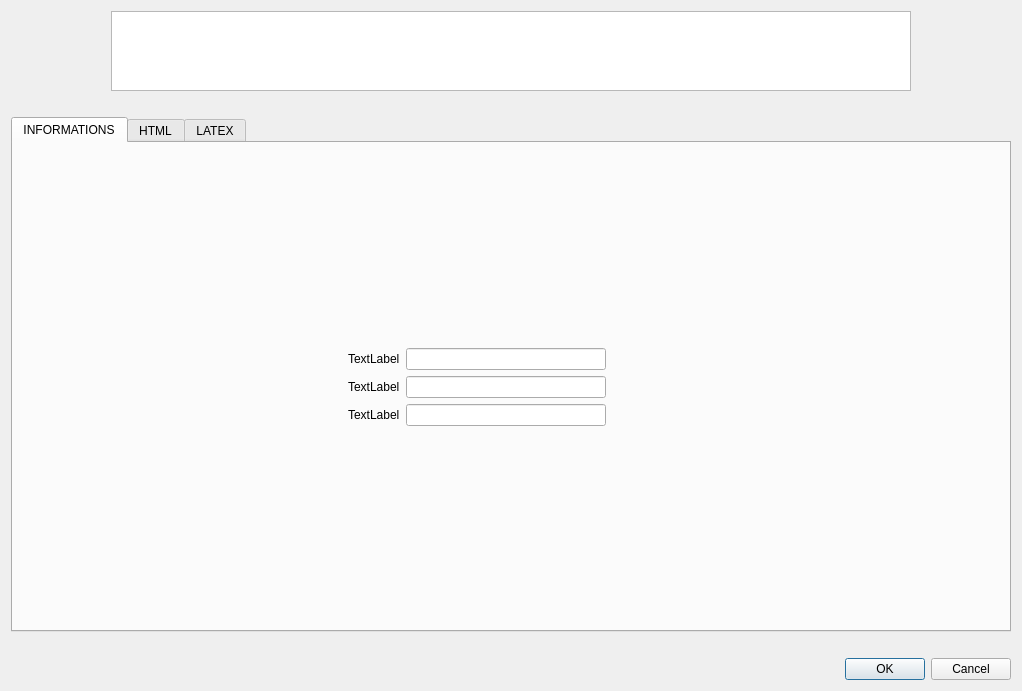
<?xml version="1.0" encoding="UTF-8"?>
<ui version="4.0">
 <class>Dialog</class>
 <widget class="QDialog" name="Dialog">
  <property name="geometry">
   <rect>
    <x>0</x>
    <y>0</y>
    <width>1018</width>
    <height>691</height>
   </rect>
  </property>
  <property name="windowTitle">
   <string>CFI2L - QCM</string>
  </property>
  <layout class="QVBoxLayout" name="verticalLayout">
   <item>
    <layout class="QHBoxLayout" name="horizontalLayout">
     <item>
      <spacer name="horizontalSpacer">
       <property name="orientation">
        <enum>Qt::Horizontal</enum>
       </property>
       <property name="sizeHint" stdset="0">
        <size>
         <width>40</width>
         <height>20</height>
        </size>
       </property>
      </spacer>
     </item>
     <item>
      <widget class="QTextEdit" name="textEdit_explication">
       <property name="minimumSize">
        <size>
         <width>800</width>
         <height>80</height>
        </size>
       </property>
       <property name="maximumSize">
        <size>
         <width>800</width>
         <height>80</height>
        </size>
       </property>
       <property name="readOnly">
        <bool>true</bool>
       </property>
      </widget>
     </item>
     <item>
      <spacer name="horizontalSpacer_2">
       <property name="orientation">
        <enum>Qt::Horizontal</enum>
       </property>
       <property name="sizeHint" stdset="0">
        <size>
         <width>40</width>
         <height>20</height>
        </size>
       </property>
      </spacer>
     </item>
    </layout>
   </item>
   <item>
    <spacer name="verticalSpacer">
     <property name="orientation">
      <enum>Qt::Vertical</enum>
     </property>
     <property name="sizeType">
      <enum>QSizePolicy::Fixed</enum>
     </property>
     <property name="sizeHint" stdset="0">
      <size>
       <width>20</width>
       <height>20</height>
      </size>
     </property>
    </spacer>
   </item>
   <item>
    <widget class="QTabWidget" name="tabWidget">
     <property name="minimumSize">
      <size>
       <width>1000</width>
       <height>500</height>
      </size>
     </property>
     <property name="currentIndex">
      <number>0</number>
     </property>
     <widget class="QWidget" name="tab_infos">
      <attribute name="title">
       <string>INFORMATIONS</string>
      </attribute>
      <layout class="QVBoxLayout" name="verticalLayout_2">
       <item>
        <spacer name="verticalSpacer_3">
         <property name="orientation">
          <enum>Qt::Vertical</enum>
         </property>
         <property name="sizeHint" stdset="0">
          <size>
           <width>20</width>
           <height>175</height>
          </size>
         </property>
        </spacer>
       </item>
       <item>
        <layout class="QHBoxLayout" name="horizontalLayout_2">
         <item>
          <spacer name="horizontalSpacer_3">
           <property name="orientation">
            <enum>Qt::Horizontal</enum>
           </property>
           <property name="sizeHint" stdset="0">
            <size>
             <width>40</width>
             <height>20</height>
            </size>
           </property>
          </spacer>
         </item>
         <item>
          <layout class="QFormLayout" name="formLayout">
           <item row="0" column="0">
            <widget class="QLabel" name="label_nom">
             <property name="text">
              <string>TextLabel</string>
             </property>
            </widget>
           </item>
           <item row="0" column="1">
            <widget class="QLineEdit" name="lineEdit_nom">
             <property name="maximumSize">
              <size>
               <width>200</width>
               <height>16777215</height>
              </size>
             </property>
            </widget>
           </item>
           <item row="1" column="0">
            <widget class="QLabel" name="label_prenom">
             <property name="text">
              <string>TextLabel</string>
             </property>
            </widget>
           </item>
           <item row="1" column="1">
            <widget class="QLineEdit" name="lineEdit_prenom">
             <property name="maximumSize">
              <size>
               <width>200</width>
               <height>16777215</height>
              </size>
             </property>
            </widget>
           </item>
           <item row="2" column="0">
            <widget class="QLabel" name="label_etudiant">
             <property name="text">
              <string>TextLabel</string>
             </property>
            </widget>
           </item>
           <item row="2" column="1">
            <widget class="QLineEdit" name="lineEdit_etudiant">
             <property name="maximumSize">
              <size>
               <width>200</width>
               <height>16777215</height>
              </size>
             </property>
            </widget>
           </item>
          </layout>
         </item>
         <item>
          <spacer name="horizontalSpacer_4">
           <property name="orientation">
            <enum>Qt::Horizontal</enum>
           </property>
           <property name="sizeHint" stdset="0">
            <size>
             <width>40</width>
             <height>20</height>
            </size>
           </property>
          </spacer>
         </item>
        </layout>
       </item>
       <item>
        <spacer name="verticalSpacer_4">
         <property name="orientation">
          <enum>Qt::Vertical</enum>
         </property>
         <property name="sizeHint" stdset="0">
          <size>
           <width>20</width>
           <height>174</height>
          </size>
         </property>
        </spacer>
       </item>
      </layout>
     </widget>
     <widget class="QWidget" name="tab_html">
      <attribute name="title">
       <string>HTML</string>
      </attribute>
     </widget>
     <widget class="QWidget" name="tab_latex">
      <attribute name="title">
       <string>LATEX</string>
      </attribute>
     </widget>
    </widget>
   </item>
   <item>
    <spacer name="verticalSpacer_2">
     <property name="orientation">
      <enum>Qt::Vertical</enum>
     </property>
     <property name="sizeType">
      <enum>QSizePolicy::Fixed</enum>
     </property>
     <property name="sizeHint" stdset="0">
      <size>
       <width>20</width>
       <height>20</height>
      </size>
     </property>
    </spacer>
   </item>
   <item>
    <widget class="QDialogButtonBox" name="buttonBox">
     <property name="orientation">
      <enum>Qt::Horizontal</enum>
     </property>
     <property name="standardButtons">
      <set>QDialogButtonBox::Cancel|QDialogButtonBox::Ok</set>
     </property>
    </widget>
   </item>
  </layout>
 </widget>
 <resources/>
 <connections/>
</ui>
